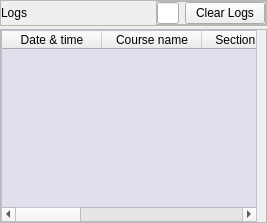
                   <widget class="QWidget" name="page_3">
                    <layout class="QVBoxLayout" name="verticalLayout_9">
                     <property name="spacing">
                      <number>3</number>
                     </property>
                     <property name="leftMargin">
                      <number>0</number>
                     </property>
                     <property name="topMargin">
                      <number>0</number>
                     </property>
                     <property name="rightMargin">
                      <number>0</number>
                     </property>
                     <property name="bottomMargin">
                      <number>0</number>
                     </property>
                     <item>
                      <widget class="QFrame" name="frame_19">
                       <property name="frameShape">
                        <enum>QFrame::StyledPanel</enum>
                       </property>
                       <property name="frameShadow">
                        <enum>QFrame::Raised</enum>
                       </property>
                       <layout class="QHBoxLayout" name="horizontalLayout_7" stretch="1,1,1">
                        <property name="leftMargin">
                         <number>0</number>
                        </property>
                        <property name="topMargin">
                         <number>0</number>
                        </property>
                        <property name="rightMargin">
                         <number>0</number>
                        </property>
                        <property name="bottomMargin">
                         <number>0</number>
                        </property>
                        <item>
                         <widget class="QLabel" name="label_23">
                          <property name="maximumSize">
                           <size>
                            <width>16777215</width>
                            <height>16777215</height>
                           </size>
                          </property>
                          <property name="text">
                           <string>Logs</string>
                          </property>
                         </widget>
                        </item>
                        <item>
                         <widget class="QLabel" name="search_label">
                          <property name="minimumSize">
                           <size>
                            <width>0</width>
                            <height>0</height>
                           </size>
                          </property>
                          <property name="text">
                           <string/>
                          </property>
                          <property name="alignment">
                           <set>Qt::AlignRight|Qt::AlignTrailing|Qt::AlignVCenter</set>
                          </property>
                         </widget>
                        </item>
                        <item>
                         <widget class="QFrame" name="frame_21">
                          <property name="frameShape">
                           <enum>QFrame::StyledPanel</enum>
                          </property>
                          <property name="frameShadow">
                           <enum>QFrame::Raised</enum>
                          </property>
                          <layout class="QHBoxLayout" name="horizontalLayout_8">
                           <property name="leftMargin">
                            <number>0</number>
                           </property>
                           <property name="topMargin">
                            <number>0</number>
                           </property>
                           <property name="rightMargin">
                            <number>0</number>
                           </property>
                           <property name="bottomMargin">
                            <number>0</number>
                           </property>
                           <item>
                            <widget class="QLineEdit" name="search_logs_box"/>
                           </item>
                           <item>
                            <widget class="QPushButton" name="pushButton_7">
                             <property name="text">
                              <string>Clear Logs</string>
                             </property>
                            </widget>
                           </item>
                          </layout>
                         </widget>
                        </item>
                       </layout>
                      </widget>
                     </item>
                     <item>
                      <widget class="QFrame" name="frame_20">
                       <property name="frameShape">
                        <enum>QFrame::StyledPanel</enum>
                       </property>
                       <property name="frameShadow">
                        <enum>QFrame::Raised</enum>
                       </property>
                       <layout class="QGridLayout" name="gridLayout_5">
                        <property name="leftMargin">
                         <number>0</number>
                        </property>
                        <property name="topMargin">
                         <number>0</number>
                        </property>
                        <property name="bottomMargin">
                         <number>0</number>
                        </property>
                        <property name="spacing">
                         <number>0</number>
                        </property>
                        <item row="0" column="0">
                         <widget class="QTableWidget" name="log_tableWidget">
                          <property name="styleSheet">
                           <string notr="true">QTableWidget{
background-color: rgba(208, 206, 235,0.5);
selection-background-color: rgba(78, 50, 191);
selection-color: white;
alternate-background-color: rgba(235, 206, 229);
}</string>
                          </property>
                          <column>
                           <property name="text">
                            <string>Date &amp; time</string>
                           </property>
                          </column>
                          <column>
                           <property name="text">
                            <string>Course name</string>
                           </property>
                          </column>
                          <column>
                           <property name="text">
                            <string>Section name</string>
                           </property>
                          </column>
                          <column>
                           <property name="text">
                            <string>File name</string>
                           </property>
                          </column>
                          <column>
                           <property name="text">
                            <string>Status</string>
                           </property>
                          </column>
                          <column>
                           <property name="text">
                            <string>EXT</string>
                           </property>
                          </column>
                          <column>
                           <property name="text">
                            <string>URL</string>
                           </property>
                          </column>
                         </widget>
                        </item>
                       </layout>
                      </widget>
                     </item>
                    </layout>
                   </widget>
